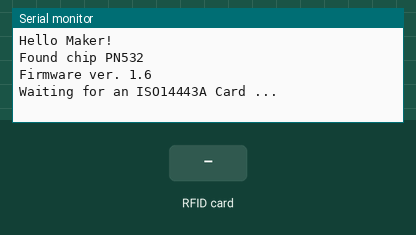
Simulated run of this sketch. Board: Arduino Uno, built with avr-gcc and run on an emulated ATmega328P. Parts: the last lines printed to the serial monitor. The test bench sets the inputs (shaded band).

Above: at 1.2 s.
1.3 s: RFID card 5E 7A 19 C4 held to the reader
At 2.1 s:
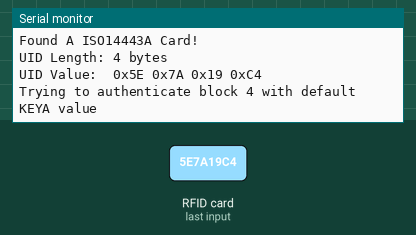
At 3.2 s:
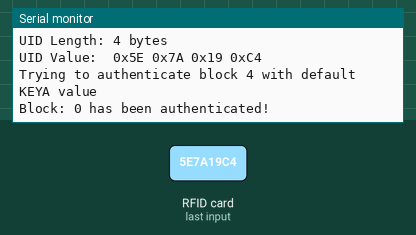

The sketch:

readBlock.ino
```cpp
#include <SoftwareSerial.h>
#include <PN532_SWHSU.h>
#include <PN532.h>
SoftwareSerial SWSerial( 10, 11 ); // RX, TX
PN532_SWHSU pn532swhsu( SWSerial );
PN532 nfc( pn532swhsu );

void setup(void) {
  Serial.begin(115200);
  Serial.println("Hello Maker!");
  nfc.begin();
  uint32_t versiondata = nfc.getFirmwareVersion();
  if (! versiondata) {
    Serial.print("Didn't Find PN53x Module");
    while (1); // Halt
  }
  // Got valid data, print it out!
  Serial.print("Found chip PN5"); Serial.println((versiondata>>24) & 0xFF, HEX);
  Serial.print("Firmware ver. "); Serial.print((versiondata>>16) & 0xFF, DEC);
  Serial.print('.'); Serial.println((versiondata>>8) & 0xFF, DEC);
  // Configure board to read RFID tags
  nfc.SAMConfig();
  Serial.println("Waiting for an ISO14443A Card ...");
}
boolean success;
uint8_t uid[] = { 0, 0, 0, 0, 0, 0, 0 };// Buffer to store the returned UID
uint8_t i,k,uidLength, iBlockNumber, keyNumber=0;//Length of the UID(4 or 7 bytes depending on ISO14443A card type)
uint8_t keyA[6] = { 0xFF, 0xFF, 0xFF, 0xFF, 0xFF, 0xFF };
//keyNumber: Which key type to use during authentication (0 = MIFARE_CMD_AUTH_A, 1 = MIFARE_CMD_AUTH_B)
uint8_t data[16];
void loop() {
  success = nfc.readPassiveTargetID(PN532_MIFARE_ISO14443A, uid, &uidLength);
  if (success) {// Display some basic information about the card
    if (uidLength == 4)
      Serial.println("Seems to be a Mifare Classic card (4 byte UID)");
    Serial.println("Found A ISO14443A Card!");
    Serial.print("UID Length: ");
    Serial.print(uidLength, DEC);
    Serial.println(" bytes");
    Serial.print("UID Value: ");
    for (i=0; i < uidLength; i++)
    {
      Serial.print(" 0x");
      Serial.print(uid[i], HEX);
    }
    Serial.println();
    // Now we need to try to authenticate it for read/write access
    // Try with the factory default KeyA: 0xFF 0xFF 0xFF 0xFF 0xFF 0xFF
    Serial.println("Trying to authenticate block 4 with default KEYA value");
    // Start with block 4 (the first block of sector 1)
    // since sector 0 contains the manufacturer data and it's probably better just
    // to leave it alone unless you know what you're doing
    delay(1500);
    iBlockNumber=0;
    //uint8_t keyA[6] = { 0xFF, 0xFF, 0xFF, 0xFF, 0xFF, 0xFF };
    success = nfc.mifareclassic_AuthenticateBlock(uid, uidLength, iBlockNumber, keyNumber, keyA);
    //success = nfc.mifareclassic_AuthenticateBlock(uid, uidLength, 4, 0, keyA);
    if (success)
    {
        Serial.print(F("Block: "));
        Serial.print(iBlockNumber);
        Serial.println(F(" has been authenticated!"));
        delay(1500);
        k=0;
        do{// Try to read the contents of block
          success = nfc.mifareclassic_ReadDataBlock(iBlockNumber, data);
          //success = nfc.mifareclassic_ReadDataBlock(4, data);
          if (success){// Data seems to have been read ... spit it out
            Serial.print(F("Reading Block "));
            Serial.print(iBlockNumber);
            Serial.println(":");
            nfc.PrintHexChar(data, 16);
            Serial.println();
            k=0;
            break;
          }
          else
          {
            delay(1500);
            k++;
          }
        }while( k< 10);
        if (!success)
          Serial.println("Ooops ... unable to read the requested block.  Try another key?\n\n");
    }
    else
      Serial.println("Ooops ... authentication failed: Try another key?\n\n");
    delay(2000);
  }
  else if (k==0)
  { // PN532 probably timed out waiting for a card
    Serial.println("Timed out! Waiting for a card...");
    k++;
  }
}
```

Measured:
- after the input at 1.3 s, the serial monitor: prints a new line at once (image 1)
